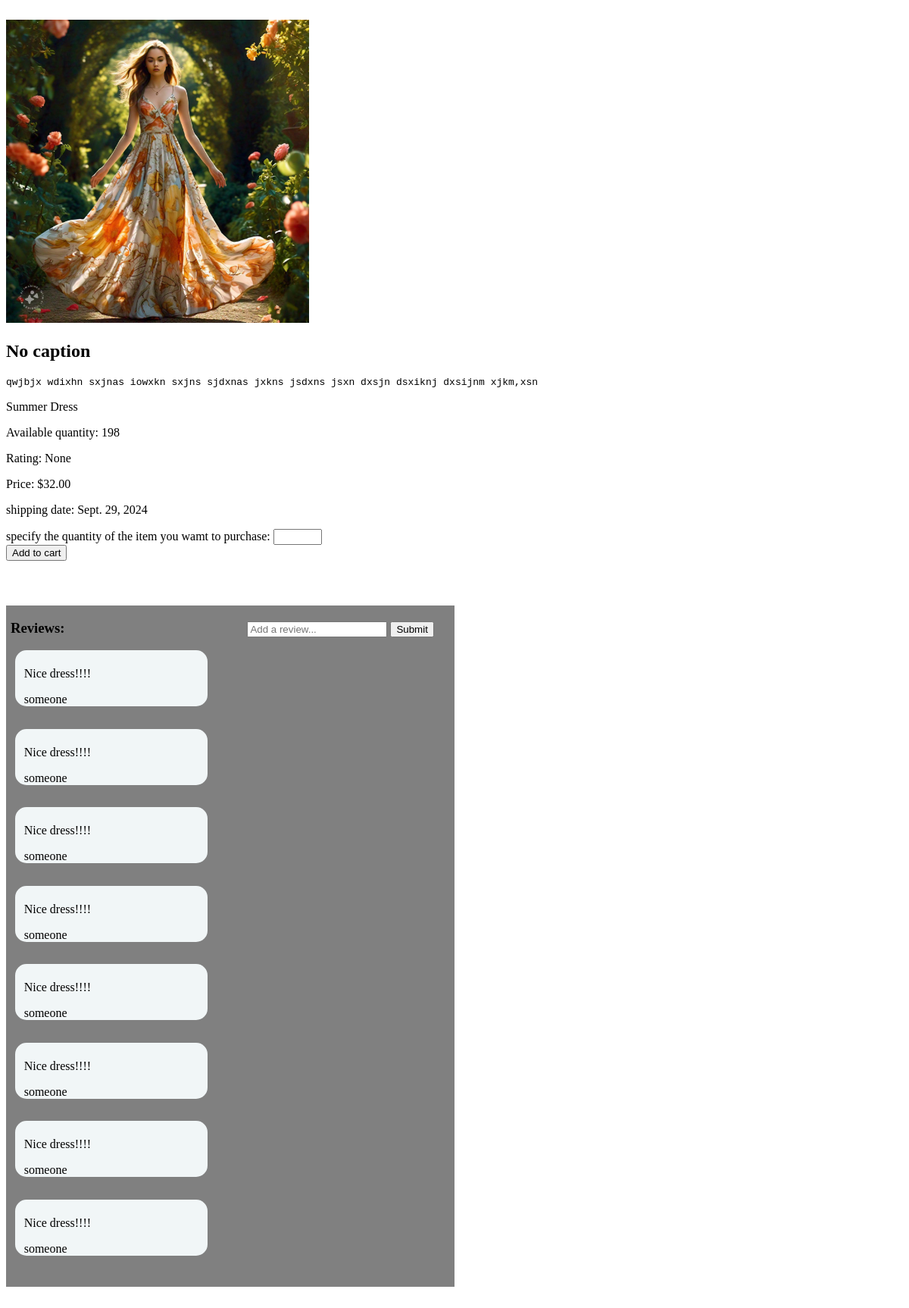
The page /monde/92 on the database its author committed.
### monde/models.py (models this page shows, shortened)
class ClothingItem(models.Model):
    name=models.CharField(max_length=65)
    description=models.TextField(max_length=1000)
    shortDescription=models.CharField(default="No caption",max_length=30)
    rating=models.FloatField(null=True,blank=True,validators=[MinValueValidator(0.0),MaxValueValidator(5.0)])
    quantity=models.IntegerField(default=0, validators=[MinValueValidator(0)])
    price=models.DecimalField(default=0,max_digits=10, decimal_places=2)
    shippingDate=models.DateField(default=monthFromNow)
    image=models.ImageField(upload_to='media/images/%y',default="OIP.jpg")
    clothingSections=models.ManyToManyField(Sections,max_length=100)

class Review(models.Model):
    user=models.ForeignKey(settings.AUTH_USER_MODEL,on_delete=models.CASCADE)
    reviewItem=models.ForeignKey(ClothingItem,on_delete=models.CASCADE)
    review=models.CharField(max_length=250)
    created_at=models.DateTimeField(auto_now=True)
    class Meta:
        ordering=['user','reviewItem','review','-created_at']

### monde/views.py (the view)
# urls.py: path("<int:clothing_id>", views.single_item,name="single"),
def single_item(request,clothing_id):
    clothing_id=str(clothing_id).replace("{%url ","")
    clothing_id=clothing_id.replace("}","")
    items=ClothingItem.objects.all()
    isSeller=False
    for item in items:
        if item.id == int(clothing_id):
            isSeller=UserProfile.objects.filter(user=request.user.id,inventory=item)
            if isSeller:
                isSeller=True
            reviews=Review.objects.filter(reviewItem=int(clothing_id))
            return render(request,"monde/single.html",{
                "description":item.description,
                "shortDescription":item.shortDescription,
                "name":item.name,
                "rating":item.rating,
                "quantity":item.quantity,
                "price":item.price,
                "image":item.image,
                "clothing_id":clothing_id,
                "isSeller":isSeller,
                "reviews":reviews,
                "shippingDate": item.shippingDate
            })
    return HttpResponse()

### monde/templates/monde/single.html (shortened to what this page needs)
{%extends "monde/layout.html"%}
{%block head%}
{%load static%}
<link rel="stylesheet" type="text/css" href="{%static "css/single.css"%}">
{%endblock%}
{%block body%}
<br>
<div>
<img id="productImage" src="{{image.url}}">
<h2 id="short-description">{{shortDescription}}</h2>
<pre style=" border-width:2px;display: flex;">{{description}}</pre>
<p>{{name}}</p>
{%if quantity == 0%}
<p>Available quantity: Out of stock</p>
{%else%}
<p>Available quantity: {{quantity}}</p>
{%endif%}
<p>Rating: {{rating}}</p>
<p id="product-price">Price: ${{price}}</P>
<p id="shipping-date">shipping date: {{shippingDate}}</p>
<form method="get" action="{%url "cart"%}">
    <label for="amount">specify the quantity of the item you wamt to purchase: </label>
    <input id="amount" type='number' name="amount" max='{{quantity}}' min=1><br>
    <button id="submit" type="submit" name="submit">Add to cart</button>
</form>
</div>
    <div id="Reviews">
        <h3 id="reviewHeader"> Reviews: </h3>
        <form id="addReviewForm" action="addReview" method="post">
            <input id="addReviewInput" type="text"name="userReview" placeholder="Add a review...">
            <input id="addReviewButton" type="submit">
        </form>
        {%for review in reviews%}
        <div id="userReview">
        {%if review.review is not None%}
            <p> {{ review.review}}</P>
            <p>{{review.user }}</p>
        {%endif%}
        </div>
        {%endfor%}
    </div>
{%endblock%}

### monde/static/css/single.css (style rules this page uses)
#productImage { width:400px; height:400px; }
#Reviews { width: 50%; background-color: grey; margin-bottom: 5%; padding-bottom: 1%; margin-top: 5%; }
#userReview { padding-top: 1%; padding-left: 2%; margin-left: 2%; background-color: rgb(241, 246, 247); width: 41%; margin-bottom: 5%; border-radius: 15px; }
#addReviewInput { margin-bottom: 2%; }
#addReviewForm { padding-left: 40%; display: inline-block; }
#reviewHeader { padding-left: 1%; display: inline-block; }

### rows shown on the page
ClothingItem: shortDescription "No caption", description "qwjbjx wdixhn sxjnas iowxkn sxjns sjdxnas jxkns jsdxns jsxn dxsjn dsxiknj dxsijnm xjkm,xsn", name "Summer Dress", price "32.00", shippingDate "Sept. 29, 2024"
Review: review "Nice dress!!!!", user "someone"
Review: review "Nice dress!!!!", user "someone"
Review: review "Nice dress!!!!", user "someone"
Review: review "Nice dress!!!!", user "someone"
Review: review "Nice dress!!!!", user "someone"
Review: review "Nice dress!!!!", user "someone"
Review: review "Nice dress!!!!", user "someone"
Review: review "Nice dress!!!!", user "someone"

### other values the page prints
{{ quantity }} "198"
{{ rating }} "None"
